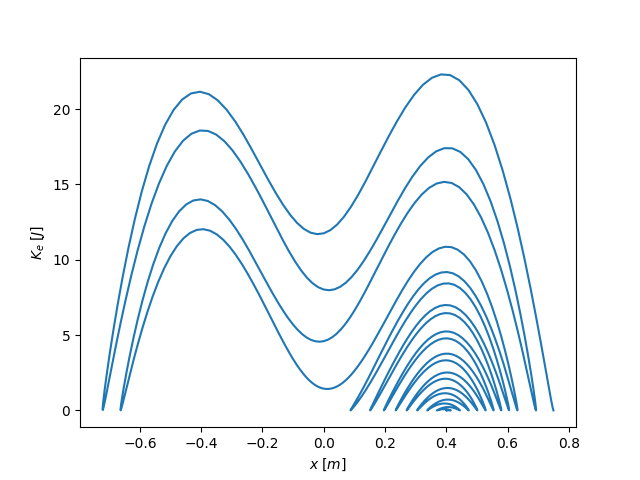

Write Python code to recreate this figure.
from oppgave_k import *


KE = 0.5*method.m*v**2
if __name__ == '__main__':
    plt.plot(r[:,0], KE[:,0], label='Kinetisk energi')
    plt.xlabel(r'$x\;[m]$')
    plt.ylabel(r'$K_e\;[J]$')
    # plt.savefig('oppgave_l.png')
    plt.legend()
    plt.show()
